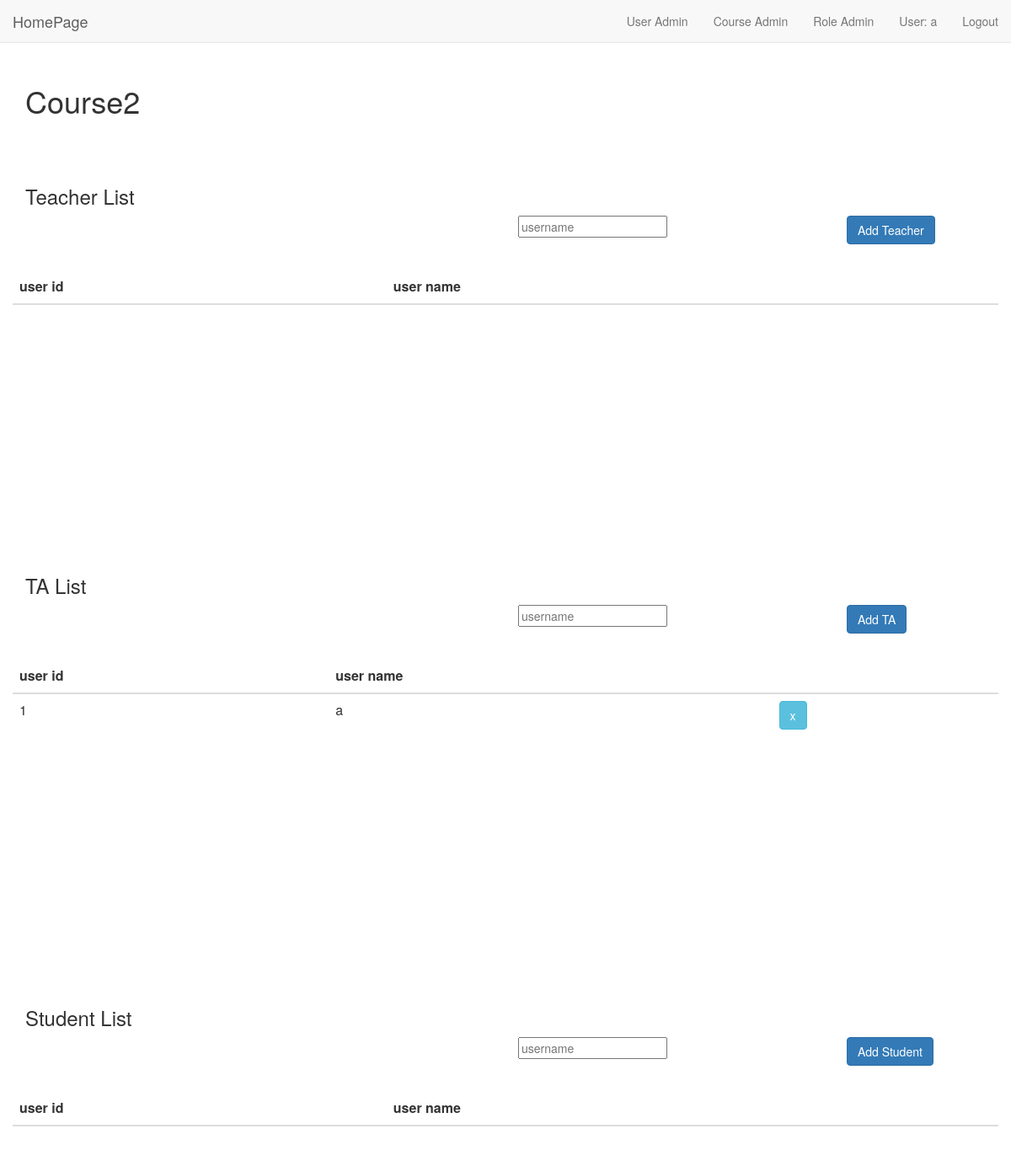
Page /course_info/2 (signed in) on the earlier database version.
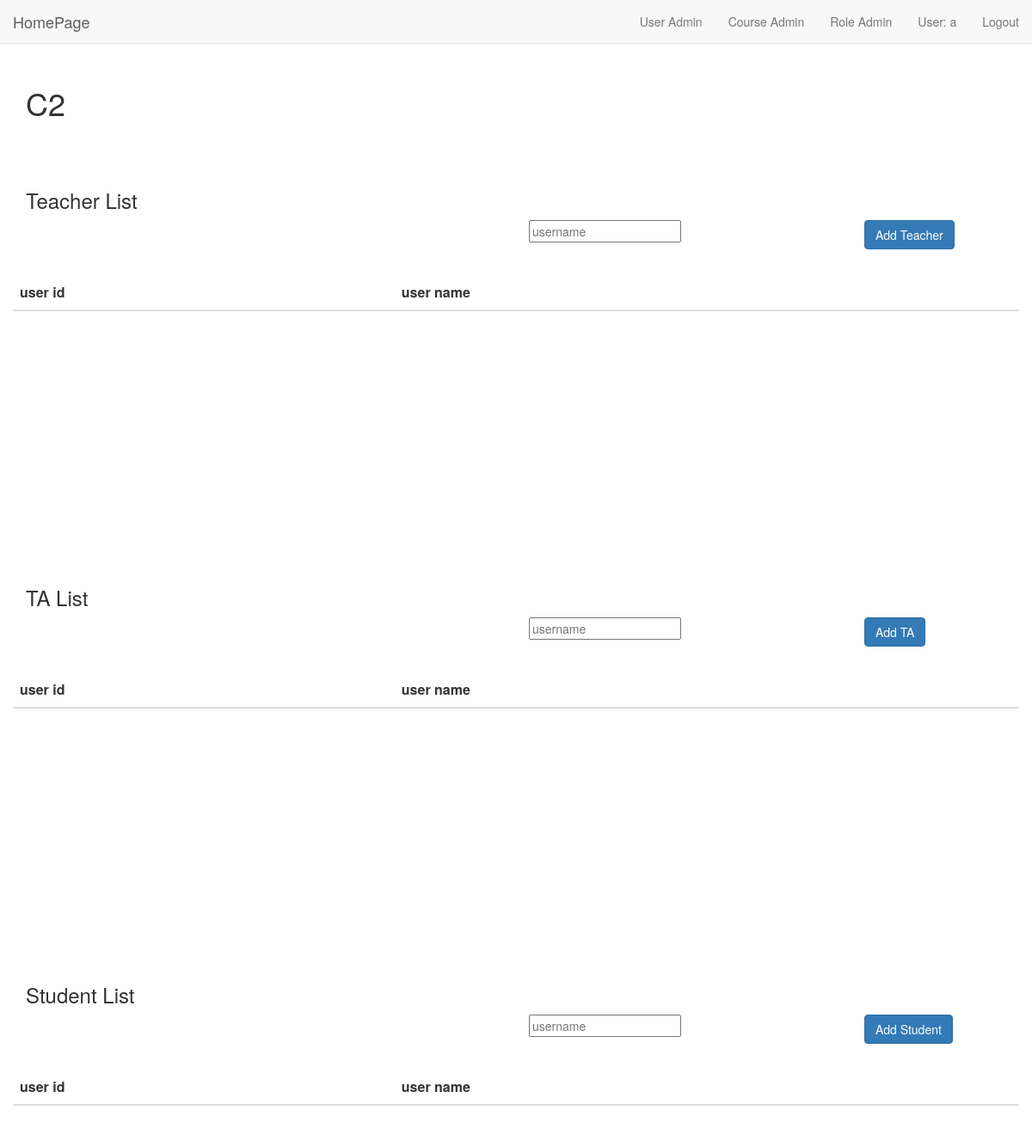
Same page on the later database version.
### app.py (models this page shows, shortened)
class Course(db.Model):
	__tablename__ = 'Course'
	id = db.Column(db.Integer, primary_key=True)
	name = db.Column(db.String(255))

### app.py (the view)
@app.route('/course_info/', methods=['GET'])
@app.route('/course_info/<c_id>', methods=['GET'])
def course_info(c_id=None):
	if not session.get('logged_in'):
		return 'You need to login first'
	if c_id is None:
		return	'Please select course'
	data = Course.query.filter_by(id = c_id).first()
	print('/course_info')
	print('course id {}  name {}'.format(data.id, data.name))
	c_name = data.name
	teacher_list = get_user_course_role_list(c_id, 1)
	TA_list = get_user_course_role_list(c_id, 2)
	student_list = get_user_course_role_list(c_id, 3)
	print('teacher_list',teacher_list)
	print('TA_list', TA_list)
	print('student_list', student_list)
	return render_template('course_info.html',
							c_name=c_name,
							c_id=c_id,
							teacher_list=teacher_list,
							TA_list=TA_list,
							student_list=student_list
							)

### app.py (called while the page is built)
def get_user_course_role_list(c_id, r_id):
	result = db.session.query(User.id, User.username)\
					.select_from(UserCourseRole).join(User)\
					.filter(UserCourseRole.c_id==c_id,
							UserCourseRole.r_id==r_id)\
					.all()
	return result

@app.after_request
def add_header(r):
	r.headers["Cache-Control"] = "no-cache, no-store, must-revalidate"
	r.headers["Pragma"] = "no-cache"
	r.headers["Expires"] = "0"
	r.headers['Cache-Control'] = 'public, max-age=0'
	return r

### templates/course_info.html (shortened to what this page needs)
<html>
<head>
    {% include "resource.html" %}
</head>
<body>
    {% include "nav.html" %}
    <div class="container"  style="margin-top:80px;">
		<h1 class="course_name">{{ c_name | title }}</h1>
        {% with
            item_Name='Teacher',
            item_name='teacher',
            item_type='user' ,
            item_list=teacher_list
        %}
        {% include "course_role_list.html" %}
        {% endwith %}
        {% with
            item_Name='TA',
            item_name='ta',
            item_type='user' ,
            item_list=TA_list
        %}
        {% include "course_role_list.html" %}
        {% endwith %}
        {% with
            item_Name='Student',
            item_name='student',
            item_type='user' ,
            item_list=student_list
        %}
        {% include "course_role_list.html" %}
        {% endwith %}
	</div>
</body>
</html>

Differences in the rows shown:
changed Course: name "Course2" → "C2"
Other differences:
list line gone: "1 a x"
